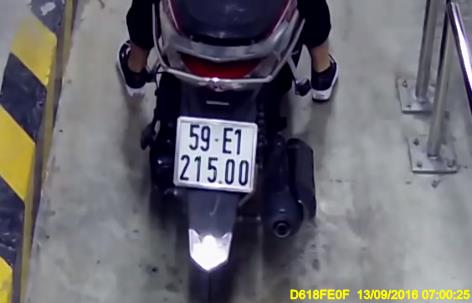
#> input picture data/Biensoxe/0000_02187_b.jpg, 472 x 303 px
$ python -i opencv_model.py   (imports and definitions only)
#> lines starting #> are read from the running program, lines starting #| are printed output that depends on the picture; after the words box and inside, x2 and y2 are one past the last pixel; in counts of white or black regions, pixels touching at a corner belong together
import os
import cv2
import uuid
from config import Config

class ImageOpencv:
    def __init__(self,upload_folder=Config.UPLOAD_FOLDER):
        self.upload_folder=upload_folder

    def generate_filename(self,prefix):
        unique=str(uuid.uuid4())[:8]
        return os.path.join(self.upload_folder,f"{prefix}_{unique}.jpg")

    def process_image(self, image_path):
        # Đọc ảnh
#> called with image_path = '../data/Biensoxe/0000_02187_b.jpg'
        img = cv2.imread(image_path)
#> img is the input picture: shape (303, 472, 3); mean B, G, R 109.7, 103, 104.4

        # Chuyển ảnh sang màu xám
        gray = cv2.cvtColor(img, cv2.COLOR_BGR2GRAY)
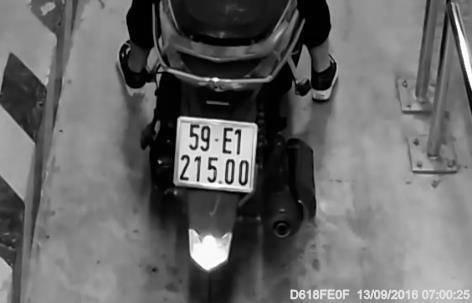
#> gray: shape (303, 472); min 1, max 255, mean 104.1
        # Tạo tên file mới cho ảnh xám
        filename = self.generate_filename("gray")
        # Lưu ảnh xám vào thư mục tĩnh
        cv2.imwrite(filename, gray)

        #làm mờ ảnh
        blur = cv2.GaussianBlur(gray, (3, 3), 0)
        blur_path = self.generate_filename("blur")
        cv2.imwrite(blur_path, blur)

        #phát hiện cạnh
        edge= cv2.Canny(blur,50,150)
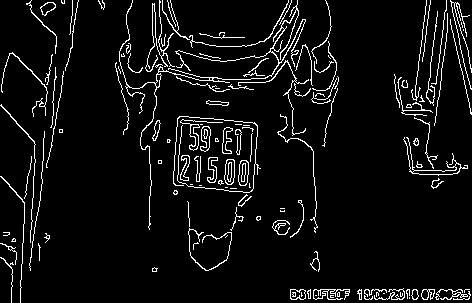
#> edge: shape (303, 472); 6.1% white in thin lines or dots
        edge_path = self.generate_filename("edge")
        cv2.imwrite(edge_path, edge)

        #Tìm đường viền
        contours,_= cv2.findContours(edge,cv2.RETR_TREE,cv2.CHAIN_APPROX_SIMPLE)
#> contours = 194 contours, 140 with area under 20; largest, box (x1, y1, x2, y2) and area: (119, 0, 306, 230) 252, (403, 137, 468, 176) 217, (224, 159, 235, 185) 214, (238, 160, 249, 186) 212, (224, 159, 235, 185) 206
        img_contour = img.copy()
        cv2.drawContours(img_contour, contours, -1, (0,255,0), 3)
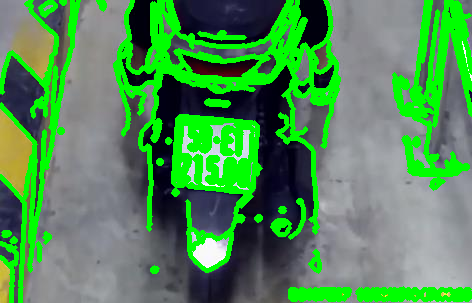
#> img_contour: shape (303, 472, 3); mean B, G, R 84.8, 140.8, 80.3
        contour_path = self.generate_filename("contour")
        cv2.imwrite(contour_path, img_contour)

        # Trả về đường dẫn tương đối đến thư mục static
        return [filename,blur_path,edge_path,contour_path]

>>> result = ImageOpencv().process_image('../data/Biensoxe/0000_02187_b.jpg')

$ run again, on data/Biensoxe/0014_02176_b.jpg
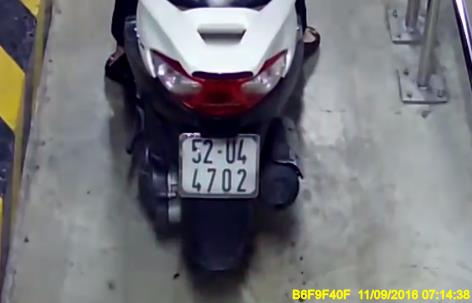
#> input picture data/Biensoxe/0014_02176_b.jpg, 472 x 303 px
#> in process_image, img is the input picture: shape (303, 472, 3); mean B, G, R 119.8, 115.5, 115.2
#> in process_image, `edge= cv2.Canny(blur,50,150)`:
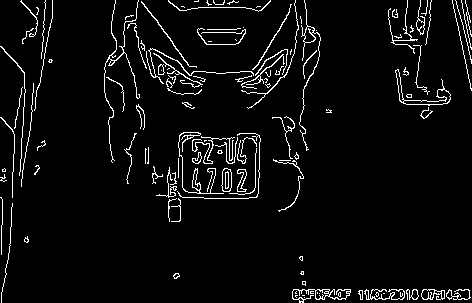
#> edge: shape (303, 472); 4.8% white in thin lines or dots
#> contours = 163 contours, 117 with area under 20; largest, box (x1, y1, x2, y2) and area: (395, 69, 451, 106) 370, (403, 89, 451, 105) 249, (221, 168, 232, 192) 194, (221, 168, 232, 192) 190, (292, 289, 351, 303) 168
#> in process_image, `cv2.drawContours(img_contour, contours, -1, (0,255,0), 3)`:
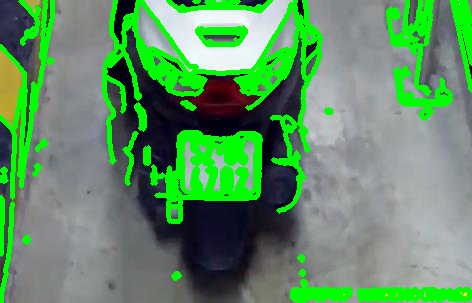
#> img_contour: shape (303, 472, 3); 18.95% of pixels changed, all inside (x1, y1, x2, y2) = (0, 0, 472, 303)

$ run again, on data/Biensoxe/0023_05798_b.jpg
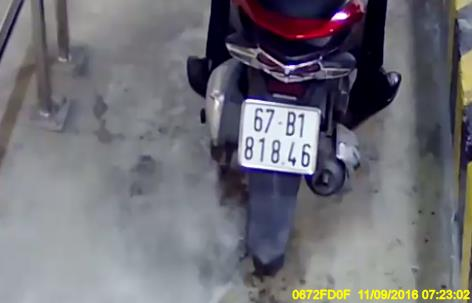
#> input picture data/Biensoxe/0023_05798_b.jpg, 472 x 303 px
#> in process_image, img is the input picture: shape (303, 472, 3); mean B, G, R 118, 110.7, 111.5
#> in process_image, `edge= cv2.Canny(blur,50,150)`:
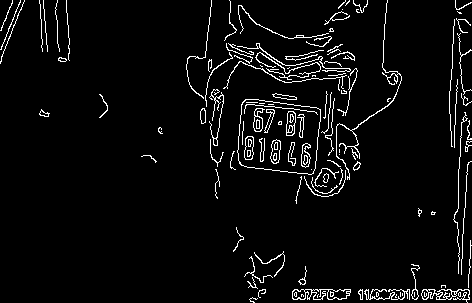
#> edge: shape (303, 472); 4.6% white in thin lines or dots
#> contours = 183 contours, 125 with area under 20; largest, box (x1, y1, x2, y2) and area: (237, 99, 321, 175) 5268, (237, 99, 321, 175) 5260, (292, 289, 351, 300) 356, (421, 289, 470, 303) 270, (286, 111, 296, 136) 186
#> in process_image, `cv2.drawContours(img_contour, contours, -1, (0,255,0), 3)`:
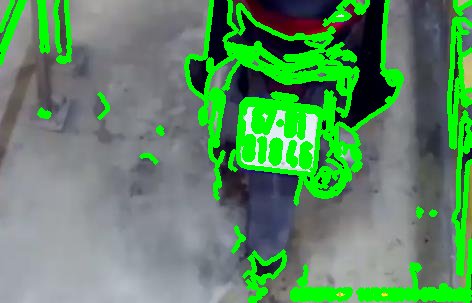
#> img_contour: shape (303, 472, 3); 17.97% of pixels changed, all inside (x1, y1, x2, y2) = (0, 0, 472, 303)

$ run again, on data/Biensoxe/0031_07285_b.jpg
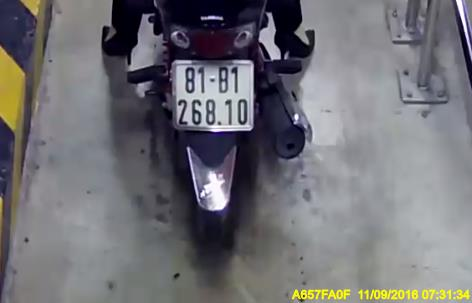
#> input picture data/Biensoxe/0031_07285_b.jpg, 472 x 303 px
#> in process_image, img is the input picture: shape (303, 472, 3); mean B, G, R 117.6, 112.8, 113.4
#> in process_image, `edge= cv2.Canny(blur,50,150)`:
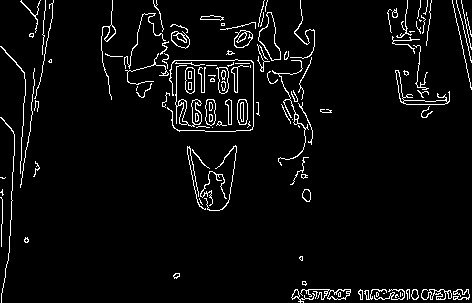
#> edge: shape (303, 472); 4.5% white in thin lines or dots
#> contours = 184 contours, 116 with area under 20; largest, box (x1, y1, x2, y2) and area: (258, 12, 281, 61) 524, (258, 12, 281, 61) 500, (175, 65, 202, 127) 294, (395, 70, 450, 105) 272, (216, 67, 229, 94) 236
#> in process_image, `cv2.drawContours(img_contour, contours, -1, (0,255,0), 3)`:
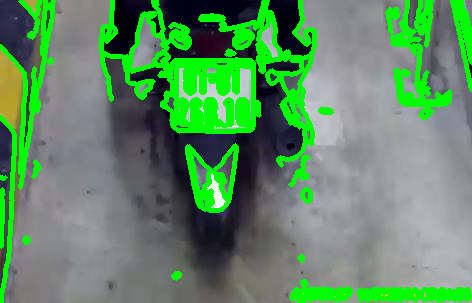
#> img_contour: shape (303, 472, 3); 17.53% of pixels changed, all inside (x1, y1, x2, y2) = (0, 0, 472, 303)
